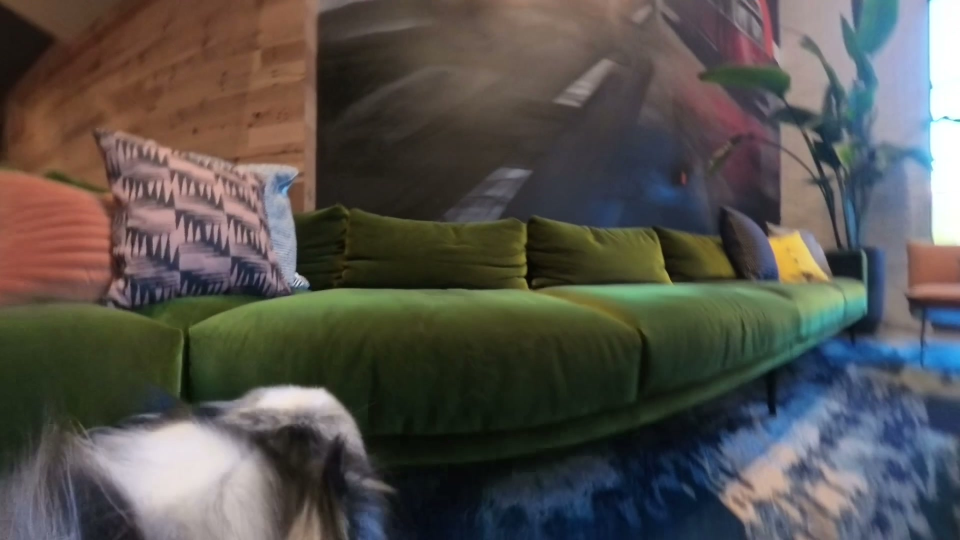
#> input picture eyetracking_n1/P01/07_b2_S05_sofa-back_dog.jpg, 1920 x 1080 px (shown at 1/2 size); the run also reads 1 picture not shown here
$ python colour_samples.py
#> lines starting #> are read from the running program, lines starting #| are printed output that depends on the picture
### scripts/dog_vision.py
#!/usr/bin/env python3
"""Render images the way a dichromat sees them, as a stand-in for dog colour vision.

WHAT THIS IS, AND WHAT IT IS NOT

This is a human-dichromat simulation borrowed as an approximation of dog colour
vision. It is the common approach and it is defensible, but it is not a measured
model of what a dog sees, and it should not be captioned as one.

Dogs are dichromats with cones near 429 nm and 555 nm (Neitz, Geist & Jacobs
1989). Human cones sit near 420 (S), 530 (M) and 560 (L) nm, so a deuteranope --
S plus L, no M -- is the closest human pair to a dog's, which is why it is the
default here. A protanope (S plus M) is the usual alternative; run `--type both`
to see how much the choice moves the image, because on some scenes it moves it a
lot.

Where the approximation is weakest:

- The neutral point, the wavelength a dichromat sees as grey, is reported around
  480 nm in dogs and around 492-498 nm in human dichromats. Cyans and blue-greens
  are therefore the colours this renders least reliably.
- Brettel/Vienot methods preserve which colours get CONFUSED; the hues they
  render are a human convention. Nobody knows a dog's subjective colour.
- Dog ocular media, the tapetum, and a rod-dominated retina all shift brightness
  and contrast, and none of that is modelled here.

So treat the output as a DISCRIMINABILITY model, not an appearance model: it
answers "would this target still stand out from its background", which is the
question H2 and RQ3 actually need. It does not answer "what colour is this to a
dog". Say it that way in the write-up.

The transform runs in LINEAR RGB. Applying a colour matrix straight to gamma-
encoded sRGB, which is the usual shortcut, darkens and desaturates everything by
a few percent and is wrong in a way that is easy to miss by eye.

Optional and off by default: an acuity blur. Dog acuity is roughly 20/75 against
a human 20/20, so about 3.75 arcmin against 1. Pass the image's horizontal field
of view and the blur is derived from it. Keep it off while colour is the only
variable under test -- turning both on at once confounds them.

Usage
-----
    python3 dog_vision.py frame.jpg                       # one file
    python3 dog_vision.py pairs/ --out pairs_dog/         # a folder
    python3 dog_vision.py frame.jpg --side-by-side        # original | filtered
    python3 dog_vision.py frame.jpg --acuity-fov 100      # also blur

Needs numpy and ffmpeg. No image library.
"""

import argparse
import json
import subprocess
import sys
from pathlib import Path

import numpy as np

# linear sRGB <-> LMS (Hunt-Pointer-Estevez, as used by Brettel/Vienot)
RGB2LMS = np.array([
    [17.8824, 43.5161, 4.11935],
    [3.45565, 27.1554, 3.86714],
    [0.0299566, 0.184309, 1.46709],
])
LMS2RGB = np.linalg.inv(RGB2LMS)

# project onto the surviving dichromat plane
PROJECT = {
    # no M cone: rebuild M from L and S
    "deuteranopia": np.array([
        [1.0, 0.0, 0.0],
        [0.494207, 0.0, 1.24827],
        [0.0, 0.0, 1.0],
    ]),
    # no L cone: rebuild L from M and S
    "protanopia": np.array([
        [0.0, 2.02344, -2.52581],
        [0.0, 1.0, 0.0],
        [0.0, 0.0, 1.0],
    ]),
}


def srgb_to_linear(x):
    x = x / 255.0
    return np.where(x <= 0.04045, x / 12.92, ((x + 0.055) / 1.055) ** 2.4)


def linear_to_srgb(x):
    x = np.clip(x, 0.0, 1.0)
    out = np.where(x <= 0.0031308, x * 12.92, 1.055 * x ** (1 / 2.4) - 0.055)
    return np.clip(out * 255.0 + 0.5, 0, 255).astype(np.uint8)


def dichromat(rgb_u8, kind="deuteranopia", severity=1.0):
    """rgb_u8: (H, W, 3) uint8 sRGB -> same, seen by a dichromat."""
    lin = srgb_to_linear(rgb_u8.astype(np.float64))
    m = LMS2RGB @ PROJECT[kind] @ RGB2LMS
    out = lin @ m.T
    if severity < 1.0:
        out = lin * (1 - severity) + out * severity
    return linear_to_srgb(out)


# [99 lines left out: functions gaussian_blur, acuity_sigma, read_image, write_image, main, not called in this run]


# [2 lines that do not run on import are left out]

### scripts/dog_vision_figure.py
#!/usr/bin/env python3
"""Checklist item 12: what the dichromat transform does to urban target colours.

The transform itself lives in dog_vision.py; this draws the figure and puts a
number on it. The number is the point. A picture of a red sign going brown
invites the reader to judge by eye, and by eye a dichromat render still looks
like a picture of a sign. What matters for H2 is not how it looks, it is
whether the target still SEPARATES from what is behind it.

So each target colour is paired with the background it is actually seen
against, and the separation is measured before and after, as Euclidean distance
in CIE Lab -- roughly, how many just-noticeable steps apart they are. Under
about 10 the two are hard to tell apart at a glance.

AS ALWAYS WITH THIS TRANSFORM: it is a model of which colours get CONFUSED, not
of what a dog perceives. Deuteranope is the default because the canine
long-wavelength cone (555 nm) sits near the human L cone (560) rather than the
M cone (530); the protanope column shows how much that choice moves things, and
it moves reds a lot.

Writes aoi/10_colour_collapse.png.
"""

import argparse
from pathlib import Path

import numpy as np
import matplotlib
matplotlib.use("Agg")
import matplotlib.pyplot as plt  # noqa: E402

from aoi_plots import AOI_DIR, INK, MUTED, style  # noqa: E402
from dog_vision import dichromat  # noqa: E402

OUT = AOI_DIR

#  (name, target sRGB, background it is seen against, background name)
CASES = [
    ("red fire hydrant", (200, 35, 35), (60, 150, 60), "grass"),
    ("red stop sign", (196, 30, 36), (120, 120, 120), "asphalt"),
    ("orange cone", (240, 110, 30), (150, 148, 140), "pavement"),
    ("yellow tactile paving", (235, 190, 40), (150, 148, 140), "pavement"),
    ("green exit sign", (0, 122, 61), (235, 235, 230), "white wall"),
    ("blue parking sign", (0, 90, 160), (235, 235, 230), "white wall"),
    ("brown timber bollard", (120, 80, 45), (60, 150, 60), "grass"),
    ("A-frame sign, black on white", (30, 30, 30), (240, 240, 235), "white board"),
]


def to_lab(rgb_u8):
    """sRGB -> CIE Lab (D65). Small, exact, and avoids a scikit-image dependency."""
    c = np.asarray(rgb_u8, dtype=float).reshape(-1, 3) / 255.0
    lin = np.where(c <= 0.04045, c / 12.92, ((c + 0.055) / 1.055) ** 2.4)
    m = np.array([[0.4124564, 0.3575761, 0.1804375],
                  [0.2126729, 0.7151522, 0.0721750],
                  [0.0193339, 0.1191920, 0.9503041]])
    xyz = lin @ m.T / np.array([0.95047, 1.0, 1.08883])
    f = np.where(xyz > 0.008856, np.cbrt(xyz), 7.787 * xyz + 16 / 116)
    return np.stack([116 * f[:, 1] - 16,
                     500 * (f[:, 0] - f[:, 1]),
                     200 * (f[:, 1] - f[:, 2])], axis=1)


def render(rgb, kind):
    px = np.array(rgb, dtype=np.uint8).reshape(1, 1, 3)
    return dichromat(px, kind=kind)[0, 0]


def sep(a, b):
    la, lb = to_lab([a, b])
    return float(np.linalg.norm(la - lb))


# [76 lines left out: function main, not called in this run]


# [2 lines that do not run on import are left out]

### scripts/colour_samples.py
#!/usr/bin/env python3
"""A sample image for the colour-collapse claim: what the number looks like.

10_colour_collapse.png gives the separation in Lab units, which is the right
measure and the wrong picture -- a bar chart cannot show someone what "loses
86% of its separation" means. This figure shows it twice over:

  TOP   the eight target/background pairs the separations are computed from,
        each as a patch of target on its background, normal above and under
        the dichromat transform below. These ARE the cases behind the numbers,
        not an illustration of them.
  BOTTOM one real stimulus from the experiment, the hay-bale scene, whose
        pumpkins are warm colours on vegetation -- the same situation as the
        fire hydrant on grass, photographed rather than drawn.

WHAT THIS IS NOT. The transform is a human dichromat model (deuteranopia)
standing in for the dog, because the dog's long-wave cone at 555 nm sits near
the human L cone at 560 nm. It answers "can these two be told apart", not
"what does a dog see". Nobody knows what a dog sees.

Writes aoi/20_colour_samples.png.

Usage
-----
    python3 scripts/colour_samples.py
"""

import argparse
from pathlib import Path

import numpy as np
import matplotlib
matplotlib.use("Agg")
import matplotlib.pyplot as plt  # noqa: E402
from PIL import Image  # noqa: E402

from aoi_plots import AOI_DIR, INK, MUTED  # noqa: E402
from dog_vision import dichromat  # noqa: E402
from dog_vision_figure import CASES, to_lab  # noqa: E402

ROOT = Path(__file__).resolve().parent.parent
STIM = ROOT / "eyetracking_n1" / "P01"
#  Two real pairs, one indoor and one out, because the indoor one alone makes
#  the effect look like a furniture-showroom curiosity. Each is (file, crop as
#  a fraction of the stimulus, caption).
#
#  The sofa scene has 7.4% warm pixels on 1.8% green, the most
#  red-on-vegetation-like pairing in the set. The hay-bale scene cropped to
#  the pumpkin row carries the textbook case photographed: a RED FIRE HYDRANT
#  standing in front of a green planter, left of centre, beside an orange
#  pumpkin and autumn foliage -- the first row of the swatch grid, outdoors.
REAL = [
    ("07_b2_S05_sofa-back_dog.jpg", (0.0, 0.0, 1.0, 1.0),
     "indoors\nwarm cushions and\ntimber on a green sofa"),
    ("01_b1_S07_hay-bale_human.jpg", (0.34, 0.40, 0.78, 0.82),
     "outdoors\na red hydrant on a\ngreen planter, a pumpkin"),
]


def patch(target, bg, size=72):
    """A square of background with the target as a disc on it."""
    img = np.zeros((size, size, 3), np.uint8)
    img[:, :] = bg
    y, x = np.mgrid[0:size, 0:size]
    r = ((x - size / 2) ** 2 + (y - size / 2) ** 2) <= (size * 0.29) ** 2
    img[r] = target
    return img


def sep(a, b):
    return float(np.linalg.norm(to_lab(a)[0] - to_lab(b)[0]))


def main():
    ap = argparse.ArgumentParser(description=__doc__,
                                 formatter_class=argparse.RawDescriptionHelpFormatter)
    ap.add_argument("--kind", default="deuteranopia")
    args = ap.parse_args()

    n = len(CASES)
    fig = plt.figure(figsize=(1.55 * n, 12.4), dpi=150)
    gs = fig.add_gridspec(2 + len(REAL), n,
                          height_ratios=[1.25, 1.25] + [3.3] * len(REAL),
                          hspace=0.16, wspace=0.12)

    for i, (name, tgt, bg, bgname) in enumerate(CASES):
        t2 = dichromat(np.array(tgt, np.uint8).reshape(1, 1, 3), args.kind)[0, 0]
        b2 = dichromat(np.array(bg, np.uint8).reshape(1, 1, 3), args.kind)[0, 0]
        s0, s1 = sep(tgt, bg), sep(t2, b2)
        for row, (a, b) in enumerate(((tgt, bg), (t2, b2))):
            ax = fig.add_subplot(gs[row, i])
            ax.imshow(patch(a, b))
            ax.set_xticks([]); ax.set_yticks([])
            for sp in ax.spines.values():
                sp.set_color("#cccccc")
            if row == 0:
                ax.set_title(f"{name}\non {bgname}", color=INK, fontsize=7.5,
                             linespacing=1.4)
            else:
                drop = 1 - s1 / max(s0, 1e-9)
                #  two of the eight GAIN a little separation; "--5%" is not a
                #  reading, so say which direction it went
                lab = ("no change" if abs(drop) < 0.005
                       else f"−{drop:.0%}" if drop > 0
                       else f"+{-drop:.0%}")
                ax.set_xlabel(lab, color=INK, fontsize=10)
        fig.text(0, 0, "")

    #  the real pairs, same transform, same pixels
    half = n // 2
    for row, (fname, crop_box, caption) in enumerate(REAL):
        img = Image.open(STIM / fname).convert("RGB")
#> img is the input picture: PIL image 1920x1080 RGB; mean R, G, B 85.6, 82.1, 77.4
        w, h = img.size
#> w = 1920; h = 1080
        box = (int(crop_box[0] * w), int(crop_box[1] * h),
               int(crop_box[2] * w), int(crop_box[3] * h))
#> box = (0, 0, 1920, 1080)
        crop = np.asarray(img.crop(box))
        for j, (a, lab) in enumerate(((crop, "as photographed"),
                                      (dichromat(crop, args.kind),
                                       "under the dichromat transform"))):
#> in dichromat (call 17), `lin = srgb_to_linear(rgb_u8.astype(np.float64))`:
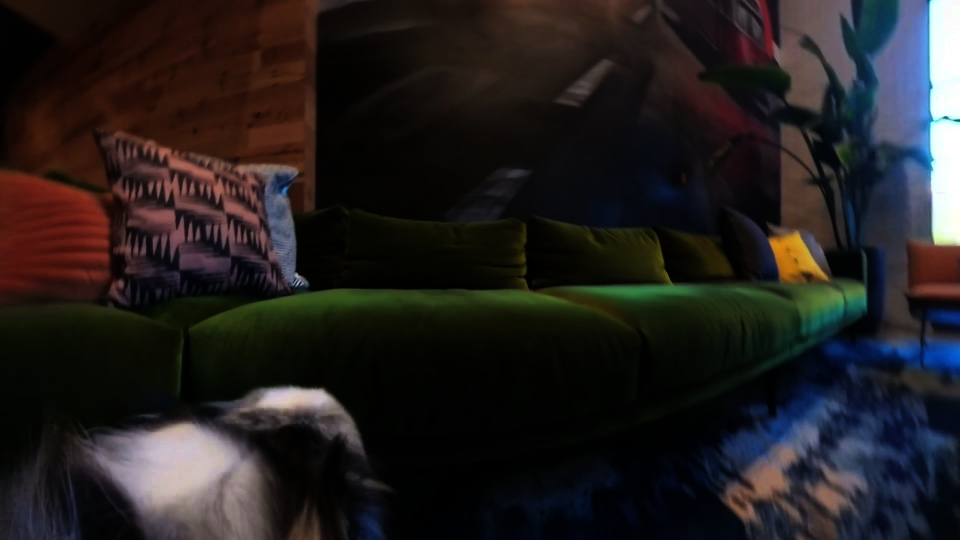
#> lin: shape (1080, 1920, 3) float64 (shown at 1/2 size); mean R, G, B 0.139, 0.123, 0.122
#> in dichromat (call 17), `m = LMS2RGB @ PROJECT[kind] @ RGB2LMS`: m = [[0.293, 0.707, 5.17e-07], [0.293, 0.707, -2.14e-07], [-0.0223, 0.0223, 1]]
#> in dichromat (call 17), `out = lin @ m.T`:
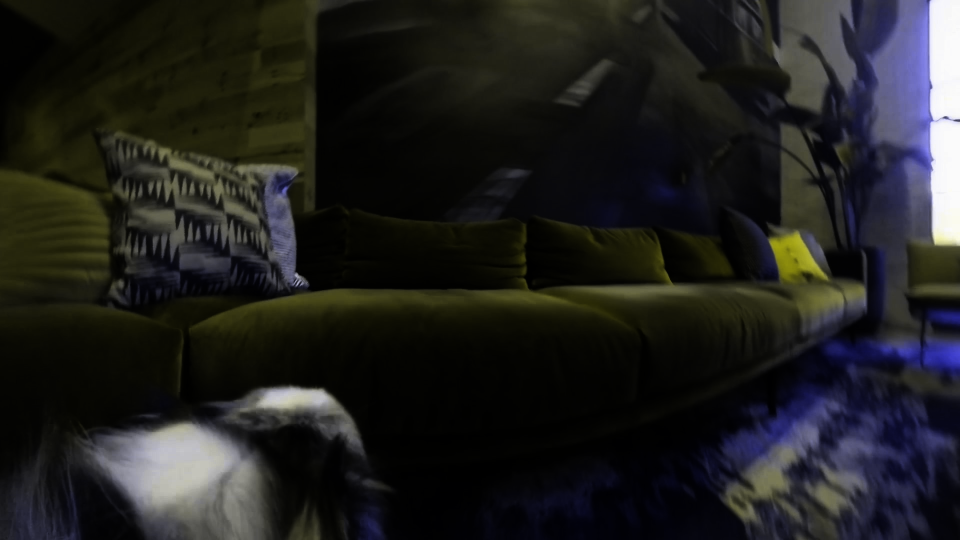
#> out: shape (1080, 1920, 3) float64 (shown at 1/2 size); mean R, G, B 0.128, 0.128, 0.122; drawn with min black and max white
            ax = fig.add_subplot(gs[2 + row, j * half:(j + 1) * half])
            ax.imshow(a)
            ax.set_xticks([]); ax.set_yticks([])
            title = lab if row == 0 else ""
            if title:
                ax.set_title(title, color=INK, fontsize=10, loc="left")
            if j == 0:
                ax.set_ylabel(caption, color=MUTED, fontsize=8.5,
                              rotation=0, ha="right", va="center", labelpad=12,
                              linespacing=1.6)
#> this loop made 2 passes
#> pass 2 of the loop in main, `for row, (fname, crop_box, caption) in enumerate(REAL):`:
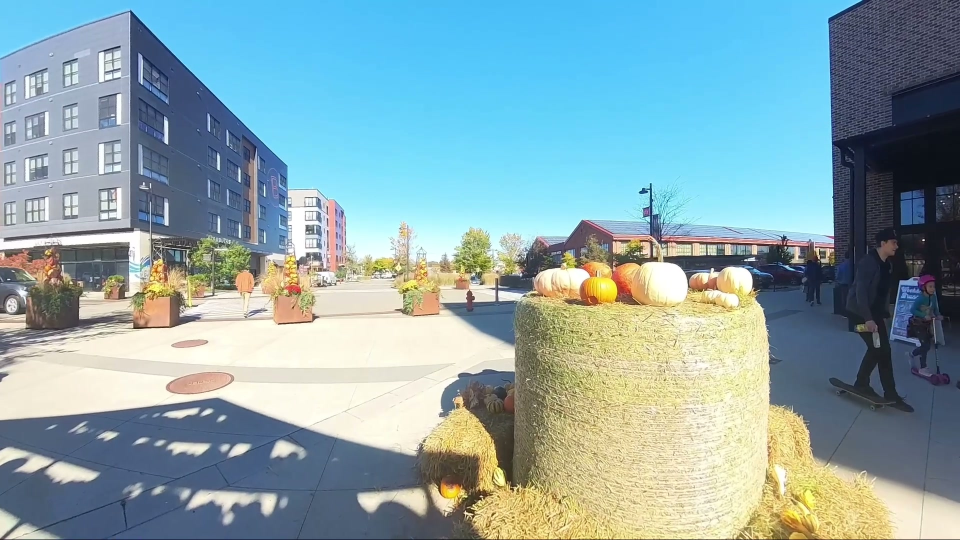
#> input picture eyetracking_n1/P01/01_b1_S07_hay-bale_human.jpg, 1920 x 1080 px (shown at 1/2 size)
#> in main, img is the input picture: PIL image 1920x1080 RGB; mean R, G, B 138.6, 167, 172.4
#> in dichromat (call 18), `lin = srgb_to_linear(rgb_u8.astype(np.float64))`:
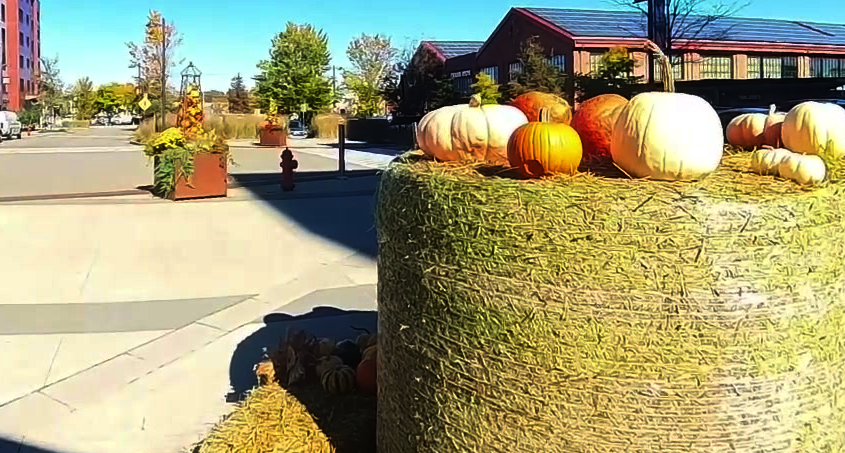
#> lin: shape (453, 845, 3) float64; mean R, G, B 0.642, 0.623, 0.465
#> in dichromat (call 18), `out = lin @ m.T`:
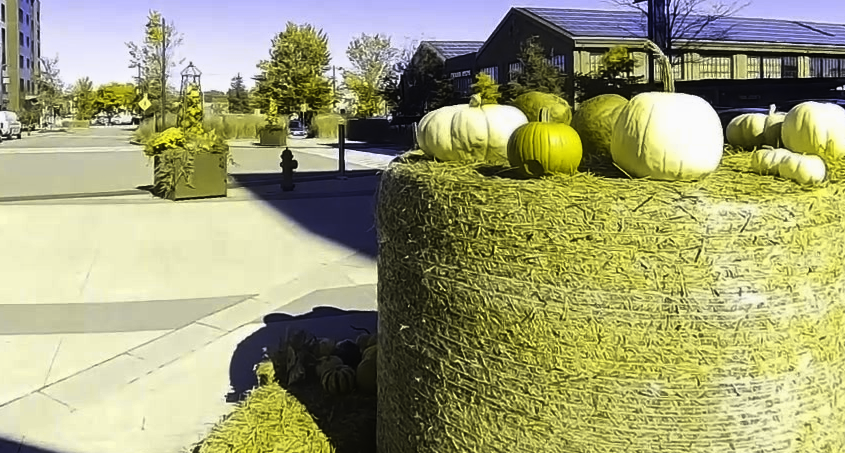
#> out: shape (453, 845, 3) float64; mean R, G, B 0.628, 0.628, 0.464; drawn with min black and max white
#> the loop in main, `for j, (a, lab) in enumerate(((crop, "as photographed"), (dichromat(cr..` made 2 passes

    fig.text(0.5, 0.995,
             "What \"loses 86% of its separation\" looks like",
             ha="center", va="top", color=INK, fontsize=14)
    #  short lines, hard wrapped: one long line forces bbox_inches="tight" to
    #  widen the whole canvas and the panels end up stranded in the middle
    fig.text(0.5, 0.973,
             "top rows: the eight target/background pairs the Lab separations "
             "are computed from,\nnormal above, dichromat below; the number is "
             "how much separation is lost.\n"
             "bottom: two stimuli from the experiment, one indoor and one out "
             "\u2014 the outdoor one carries\nthe first swatch row "
             "photographed, a red hydrant standing in front of a green "
             "planter.\n"
             "Deuteranopia stands in for the dog: it answers \"can these be "
             "told apart\", not \"what does a dog see\".",
             ha="center", va="top", color=MUTED, fontsize=8.5,
             linespacing=1.6)
    fig.subplots_adjust(top=0.865, bottom=0.02, left=0.085, right=0.985)
    out = AOI_DIR / "20_colour_samples.png"
    fig.savefig(out, bbox_inches="tight", facecolor="white")
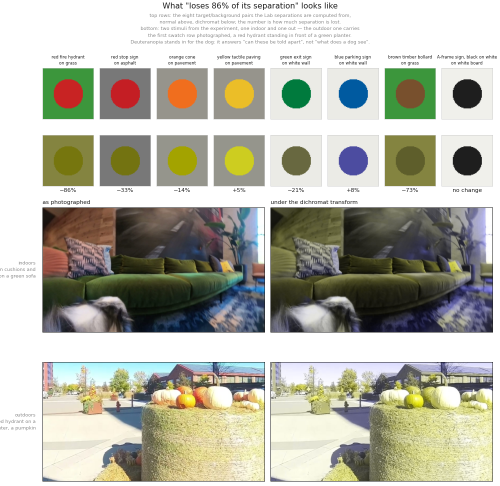
#> figure drawn by matplotlib, 20 panels
    plt.close(fig)

    #  the outdoor pair on its own as well. The combined figure above already
    #  carries it, but that figure is anchored by a comment thread in the
    #  write-up and replacing it would detach the thread, so the outdoor case
    #  also ships as a plate of its own that can be placed beside it.
    fname, crop_box, _ = REAL[1]
    img = Image.open(STIM / fname).convert("RGB")
    w, h = img.size
    crop = np.asarray(img.crop((int(crop_box[0] * w), int(crop_box[1] * h),
                                int(crop_box[2] * w), int(crop_box[3] * h))))
    f2, ax2 = plt.subplots(1, 2, figsize=(11.6, 3.5), dpi=150)
    for ax, (a, lab) in zip(ax2, ((crop, "as photographed"),
                                  (dichromat(crop, args.kind),
                                   "under the dichromat transform"))):
#> in linear_to_srgb (call 19), `out = np.where(x <= 0.0031308, x * 12.92, 1.055 * x ** (1 / 2.4) - 0.0..`:
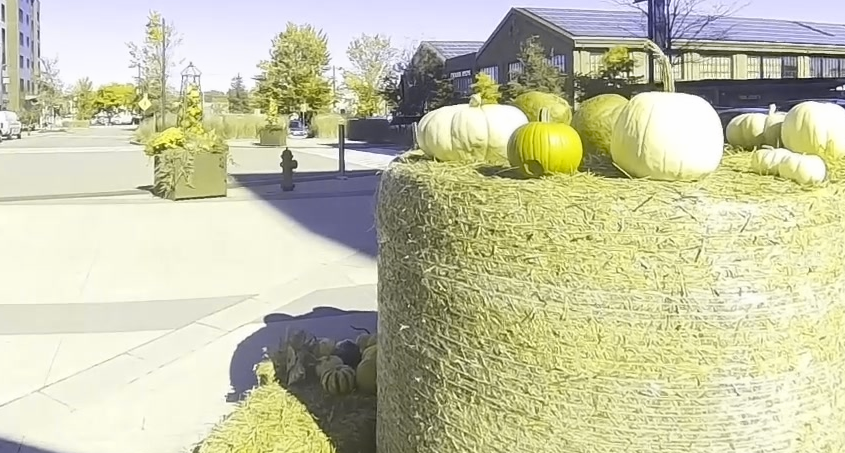
#> out: shape (453, 845, 3) float64; mean of channels 0, 1, 2 0.775, 0.775, 0.657; drawn as R, G, B
        ax.imshow(a)
        ax.set_xticks([]); ax.set_yticks([])
        ax.set_title(lab, color=INK, fontsize=10, loc="left")
#> this loop made 2 passes
    f2.text(0.5, 0.03,
            "The red hydrant stands in front of the green planter, left of "
            "centre; the pumpkin is orange on straw.\nBoth sink into their "
            "surroundings; the sky and the blue-grey building do not move.",
            ha="center", va="top", color=MUTED, fontsize=8.5, linespacing=1.6)
    f2.suptitle("The first swatch row, photographed outdoors",
                color=INK, fontsize=12.5)
    f2.tight_layout(rect=(0, 0.11, 1, 0.93))
    out2 = AOI_DIR / "22_colour_outdoor.png"
    f2.savefig(out2, bbox_inches="tight", facecolor="white")
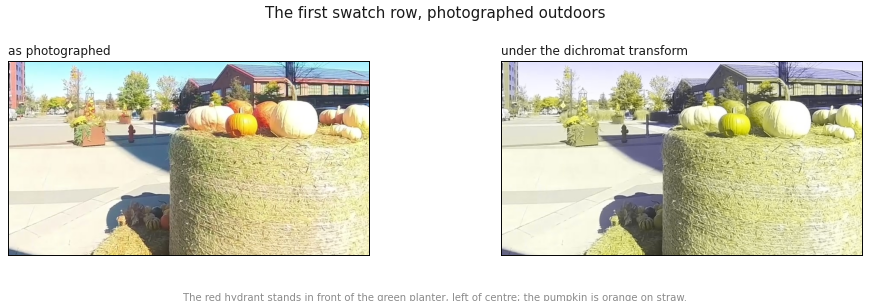
#> figure drawn by matplotlib, 2 panels
    plt.close(f2)

    for name, tgt, bg, bgname in CASES:
        t2 = dichromat(np.array(tgt, np.uint8).reshape(1, 1, 3), args.kind)[0, 0]
        b2 = dichromat(np.array(bg, np.uint8).reshape(1, 1, 3), args.kind)[0, 0]
        s0, s1 = sep(tgt, bg), sep(t2, b2)
        print(f"{name:<32} {s0:7.1f} -> {s1:6.1f}   {1 - s1 / s0:>6.0%} lost")
    print(f"\n-> {out}\n-> {out2}")


if __name__ == "__main__":
    main()
